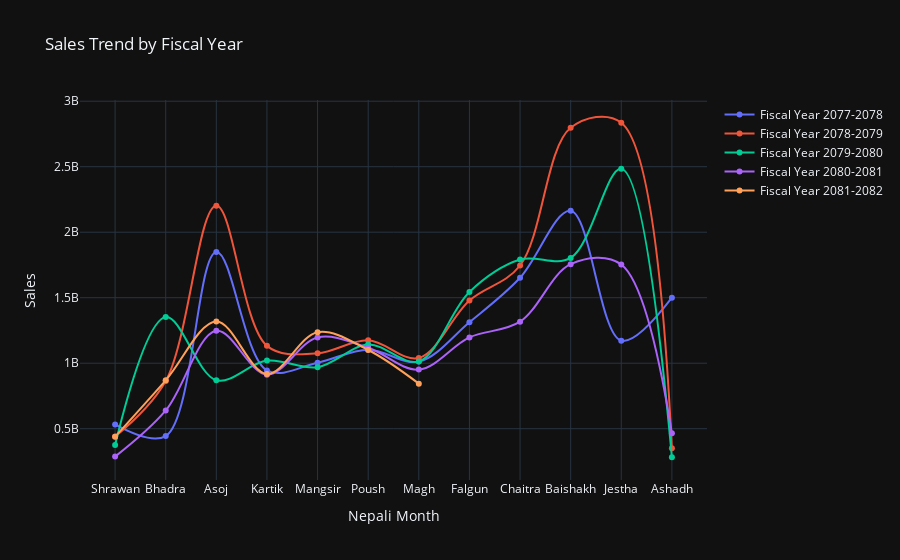

Notebook cell for this chart:
### Code cell
# data visualization using plotly
import pandas as pd
import plotly.graph_objs as go
import plotly.offline as pyo

df_sales = pd.read_csv(r"merge_06.csv")

df_sales.columns = ['date','sales']

df_sales[['Year', 'Month']] = df_sales['date'].str.split('-', expand=True)
df_sales['Year'] = df_sales['Year'].astype(int)
df_sales['Month'] = df_sales['Month'].astype(int)
nepali_months_fiscal_order = {
    4: "Shrawan", 5: "Bhadra", 6: "Asoj", 7: "Kartik",
    8: "Mangsir", 9: "Poush", 10: "Magh", 11: "Falgun",
    12: "Chaitra", 1: "Baishakh", 2: "Jestha", 3: "Ashadh"
}

df_sales['Month_Name'] = df_sales['Month'].map(nepali_months_fiscal_order)


df_sales['Fiscal_Year'] = df_sales.apply(lambda row: 
                                         f"{row['Year']}-{row['Year']+1}" if row['Month'] >= 4 
                                         else f"{row['Year']-1}-{row['Year']}", axis=1)

df_sales['Month_Order'] = df_sales['Month'].apply(lambda x: list(nepali_months_fiscal_order.keys()).index(x))

df_sales = df_sales.sort_values(by=['Fiscal_Year', 'Month_Order'])

fig = go.Figure()

fiscal_years = df_sales['Fiscal_Year'].unique()

for fy in fiscal_years:
    df_fy = df_sales[df_sales['Fiscal_Year'] == fy]
    fig.add_trace(go.Scatter(
        x=df_fy['Month_Name'], 
        y=df_fy['sales'], 
        mode='lines+markers',
        name=f'Fiscal Year {fy}',
        line=dict(shape='spline')  
    ))

fig.update_layout(
    title="Sales Trend by Fiscal Year",
    xaxis_title="Nepali Month",
    yaxis_title="Sales",
    xaxis=dict(categoryorder='array', categoryarray=list(nepali_months_fiscal_order.values())),
    template="plotly_dark",
    hovermode="x unified"
)

pyo.iplot(fig)

### Figure 1 — Plotly figure (JSON) as saved in the notebook; plotly's stock layout.template omitted (floating-point values rounded to 4 significant figures)
{"data": [{"line": {"shape": "spline"}, "mode": "lines+markers", "name": "Fiscal Year 2077-2078", "type": "scatter", "x": ["Shrawan", "Bhadra", "Asoj", "Kartik", "Mangsir", "Poush", "Magh", "Falgun", "Chaitra", "Baishakh", "Jestha", "Ashadh"], "y": [532600000.0, 443700000.0, 1849000000.0, 944900000.0, 1004000000.0, 1103000000.0, 1012000000.0, 1313000000.0, 1652000000.0, 2163000000.0, 1172000000.0, 1500000000.0]}, {"line": {"shape": "spline"}, "mode": "lines+markers", "name": "Fiscal Year 2078-2079", "type": "scatter", "x": ["Shrawan", "Bhadra", "Asoj", "Kartik", "Mangsir", "Poush", "Magh", "Falgun", "Chaitra", "Baishakh", "Jestha", "Ashadh"], "y": [439600000.0, 863400000.0, 2202000000.0, 1132000000.0, 1076000000.0, 1175000000.0, 1040000000.0, 1479000000.0, 1746000000.0, 2797000000.0, 2836000000.0, 350800000.0]}, {"line": {"shape": "spline"}, "mode": "lines+markers", "name": "Fiscal Year 2079-2080", "type": "scatter", "x": ["Shrawan", "Bhadra", "Asoj", "Kartik", "Mangsir", "Poush", "Magh", "Falgun", "Chaitra", "Baishakh", "Jestha", "Ashadh"], "y": [376500000.0, 1352000000.0, 870100000.0, 1020000000.0, 969600000.0, 1143000000.0, 1014000000.0, 1544000000.0, 1791000000.0, 1803000000.0, 2484000000.0, 282100000.0]}, {"line": {"shape": "spline"}, "mode": "lines+markers", "name": "Fiscal Year 2080-2081", "type": "scatter", "x": ["Shrawan", "Bhadra", "Asoj", "Kartik", "Mangsir", "Poush", "Magh", "Falgun", "Chaitra", "Baishakh", "Jestha", "Ashadh"], "y": [287000000.0, 639400000.0, 1248000000.0, 912200000.0, 1197000000.0, 1118000000.0, 951085536, 1197000000.0, 1317000000.0, 1756000000.0, 1753000000.0, 465000000.0]}, {"line": {"shape": "spline"}, "mode": "lines+markers", "name": "Fiscal Year 2081-2082", "type": "scatter", "x": ["Shrawan", "Bhadra", "Asoj", "Kartik", "Mangsir", "Poush", "Magh"], "y": [439000000.0, 869300000.0, 1318000000.0, 917900000.0, 1237000000.0, 1101000000.0, 843800000.0]}], "layout": {"hovermode": "x unified", "title": {"text": "Sales Trend by Fiscal Year"}, "xaxis": {"categoryarray": ["Shrawan", "Bhadra", "Asoj", "Kartik", "Mangsir", "Poush", "Magh", "Falgun", "Chaitra", "Baishakh", "Jestha", "Ashadh"], "categoryorder": "array", "title": {"text": "Nepali Month"}}, "yaxis": {"title": {"text": "Sales"}}}}
